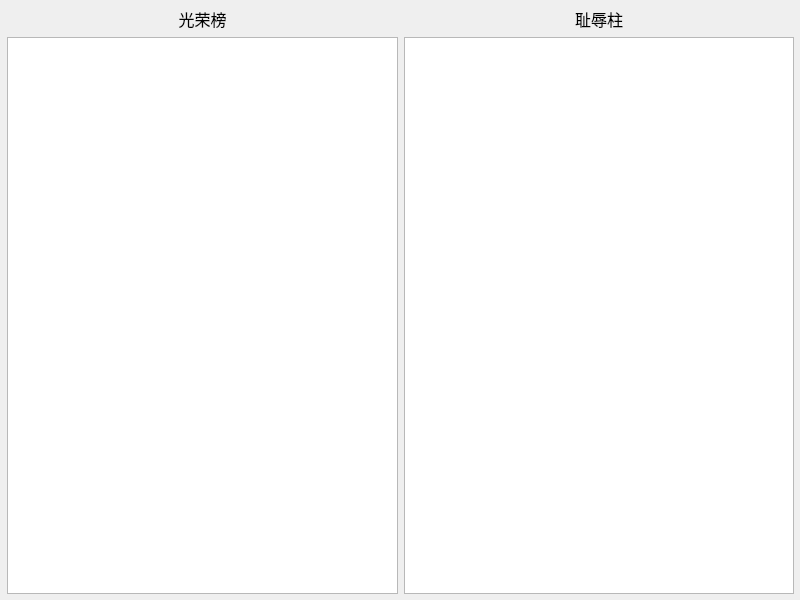
<?xml version="1.0" encoding="UTF-8"?>
<ui version="4.0">
 <class>HonorWindow</class>
 <widget class="QMainWindow" name="HonorWindow">
  <property name="geometry">
   <rect>
    <x>0</x>
    <y>0</y>
    <width>800</width>
    <height>600</height>
   </rect>
  </property>
  <property name="sizePolicy">
   <sizepolicy hsizetype="Fixed" vsizetype="Fixed">
    <horstretch>0</horstretch>
    <verstretch>0</verstretch>
   </sizepolicy>
  </property>
  <property name="minimumSize">
   <size>
    <width>800</width>
    <height>600</height>
   </size>
  </property>
  <property name="maximumSize">
   <size>
    <width>800</width>
    <height>600</height>
   </size>
  </property>
  <property name="windowTitle">
   <string>荣辱榜</string>
  </property>
  <property name="windowIcon">
   <iconset resource="../Icons.qrc">
    <normaloff>:/Icons/icon.png</normaloff>:/Icons/icon.png</iconset>
  </property>
  <widget class="QWidget" name="centralwidget">
   <widget class="QWidget" name="">
    <property name="geometry">
     <rect>
      <x>0</x>
      <y>0</y>
      <width>801</width>
      <height>601</height>
     </rect>
    </property>
    <layout class="QHBoxLayout" name="horizontalLayout">
     <property name="leftMargin">
      <number>7</number>
     </property>
     <property name="topMargin">
      <number>7</number>
     </property>
     <property name="rightMargin">
      <number>7</number>
     </property>
     <property name="bottomMargin">
      <number>7</number>
     </property>
     <item>
      <layout class="QVBoxLayout" name="verticalLayout">
       <item>
        <widget class="QLabel" name="label">
         <property name="font">
          <font>
           <family>Adobe Devanagari</family>
           <pointsize>12</pointsize>
          </font>
         </property>
         <property name="text">
          <string>光荣榜</string>
         </property>
         <property name="alignment">
          <set>Qt::AlignCenter</set>
         </property>
        </widget>
       </item>
       <item>
        <widget class="QListWidget" name="honorList"/>
       </item>
      </layout>
     </item>
     <item>
      <layout class="QVBoxLayout" name="verticalLayout_2">
       <item>
        <widget class="QLabel" name="label_2">
         <property name="font">
          <font>
           <family>Adobe Devanagari</family>
           <pointsize>12</pointsize>
          </font>
         </property>
         <property name="text">
          <string>耻辱柱</string>
         </property>
         <property name="alignment">
          <set>Qt::AlignCenter</set>
         </property>
        </widget>
       </item>
       <item>
        <widget class="QListWidget" name="shameList"/>
       </item>
      </layout>
     </item>
    </layout>
   </widget>
  </widget>
 </widget>
 <resources>
  <include location="../Icons.qrc"/>
 </resources>
 <connections/>
</ui>
